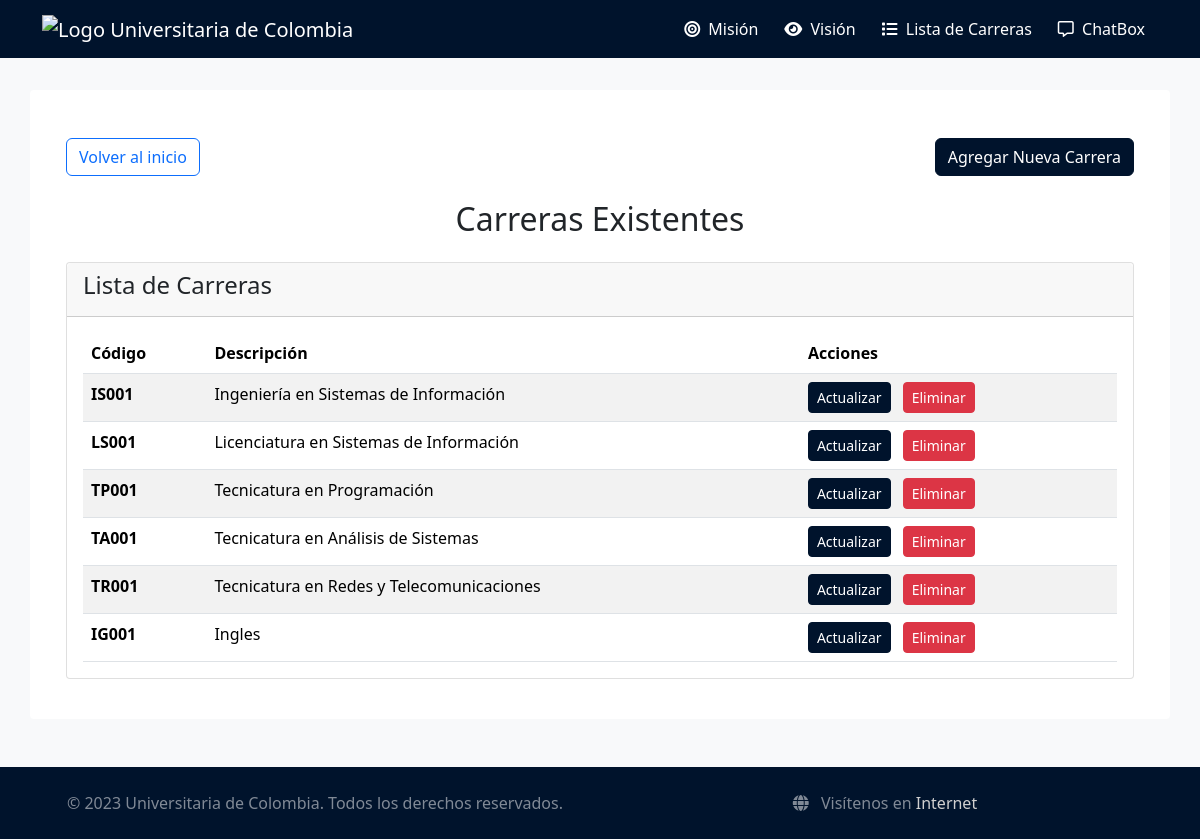
Before: /lista_carreras with the older database file.
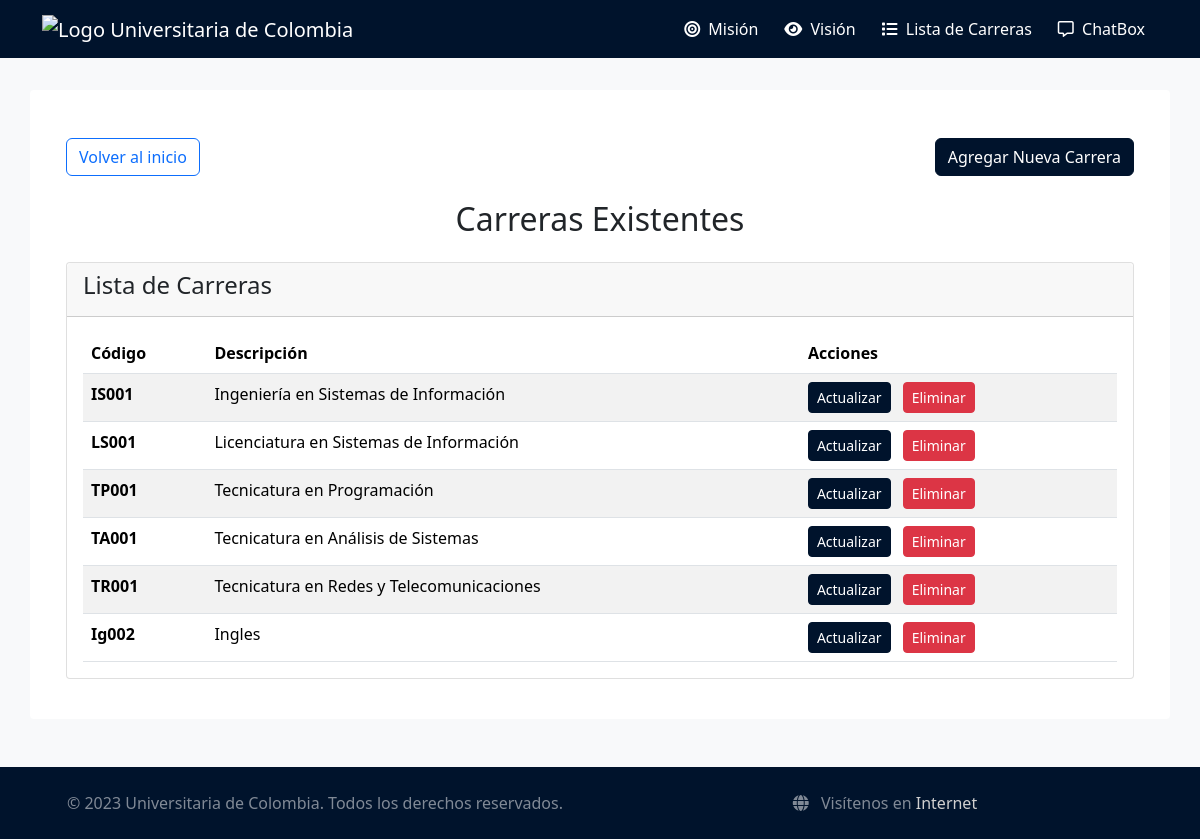
After: the same page with the newer database file.
### tables this page shows
CREATE TABLE carrera (
    codigo TEXT PRIMARY KEY,
    descripcion TEXT NOT NULL UNIQUE
);

### main.py (the view)
@app.route("/lista_carreras")
def lista_carreras():
    db = get_db()
    cursor = db.cursor()
    cursor.execute("SELECT * FROM carrera")
    programas = cursor.fetchall()
    return render_template('lista_carreras.html', programas=programas)

### main.py (called while the page is built)
def get_db():
    db = getattr(g, '_database', None)
    if db is None:
        db = g._database = sqlite3.connect(DATABASE)
        db.row_factory = sqlite3.Row
    return db

@app.teardown_appcontext
def close_connection(exception):
    db = getattr(g, '_database', None)
    if db is not None:
        db.close()

### templates/lista_carreras.html (shortened to what this page needs)
{% extends 'base.html' %}
{% block content %}
<div class="container mt-4">
    <div class="d-flex justify-content-between mb-4">
        <a href="{{url_for('base')}}" class="btn btn-outline-primary">Volver al inicio</a>
        <a href="{{url_for('programas')}}" class="btn btn-primary">Agregar Nueva Carrera</a>
    </div>
    <div class="text-center mb-4">
        <h2>Carreras Existentes</h2>
    </div>
    <div class="row">
        <div class="col-12">
            <div class="card">
                <div class="card-header">
                    <h4>Lista de Carreras</h4>
                </div>
                <div class="card-body">
                    <div class="table-responsive">
                        <table class="table table-striped">
                            <thead>
                                <tr>
                                    <th>Código</th>
                                    <th>Descripción</th>
                                    <th>Acciones</th>
                                </tr>
                            </thead>
                            <tbody>
                                {% for programa in programas %}
                                <tr>
                                    <td><strong>{{ programa.codigo }}</strong></td>
                                    <td>{{ programa.descripcion }}</td>
                                    <td>
                                        <a href="{{ url_for('editar_carrera', codigo=programa.codigo) }}" class="btn btn-sm btn-primary">Actualizar</a>
                                        <a href="{{ url_for('eliminar_carrera', codigo=programa.codigo) }}" class="btn btn-sm btn-danger ms-2" onclick="return confirm('¿Está seguro de eliminar esta carrera?')">Eliminar</a>
                                    </td>
                                </tr>
                                {% endfor %}
                            </tbody>
                        </table>
                    </div>
                </div>
            </div>
        </div>
    </div>
</div>
{% endblock %}

### templates/base.html (shortened to what this page needs)
<!DOCTYPE html>
<html lang="en">
<head>
<link href="https://cdn.jsdelivr.net/npm/bootstrap@5.3.3/dist/css/bootstrap.min.css" rel="stylesheet">
<link rel="stylesheet" href="https://cdnjs.cloudflare.com/ajax/libs/font-awesome/6.4.0/css/all.min.css">
<link rel="stylesheet" href="{{ url_for('static', filename='css/styles.css') }}">
</head>
<body class="d-flex flex-column min-vh-100">
<nav class="navbar navbar-expand-lg navbar-dark">
<div class="container">
<a class="navbar-brand" href="{{url_for('base')}}">
<img src="https://universitariadecolombia.edu.co/wp-content/uploads/2022/02/imagenlogop2.png" alt="Logo Universitaria de Colombia">
</a>
<div class="collapse navbar-collapse" id="navbarNav">
<ul class="navbar-nav ms-auto">
<li class="nav-item">
<a class="nav-link" href="{{url_for('mision')}}">
<i class="fas fa-bullseye me-1"></i> Misión
</a>
</li>
<li class="nav-item">
<a class="nav-link" href="{{url_for('vision')}}">
<i class="fas fa-eye me-1"></i> Visión
</a>
</li>
<li class="nav-item">
<a class="nav-link" href="{{url_for('lista_carreras')}}">
<i class="fas fa-list me-1"></i> Lista de Carreras
</a>
</li>
<li class="nav-item">
<a class="nav-link" href="{{url_for('predict')}}">
<i class="far fa-comment-alt me-1"></i> ChatBox
</a>
</li>
</ul>
</div>
</div>
</nav>
<main class="container my-5 flex-grow-1">
{% block content %} {% endblock %}
</main>
<footer class="mt-auto py-4 text-white-50 text-center">
<div class="container">
<div class="row">
<div class="col-md-6">
<p class="mb-0">&copy; 2023 Universitaria de Colombia. Todos los derechos reservados.</p>
</div>
<div class="col-md-6">
<p class="mb-0">
<i class="fas fa-globe me-2"></i> Visítenos en
<a href="https://www.google.com" target="_blank">Internet</a>
</p>
</div>
</div>
</div>
</footer>
</body>
</html>

### static/css/styles.css (style rules this page uses)
:root { --primary-color: #00132c; --secondary-color: #ffffff; --accent-color: #0056b3; --light-bg: #f8f9fa; }
body { font-family: 'Segoe UI', Tahoma, Geneva, Verdana, sans-serif; background-color: var(--light-bg); }
.navbar { background-color: var(--primary-color) !important; padding: 0.5rem 0; }
.navbar-brand img { height: 60px; width: auto; }
.nav-link { color: var(--secondary-color) !important; font-weight: 500; margin: 0 5px; }
.container.my-5 { background-color: white; border-radius: 4px; padding: 1.5rem; margin-top: 2rem !important; }
footer { background-color: var(--primary-color) !important; padding: 1rem 0; margin-top: 2rem; }
footer a { color: #d0d0d0 !important; text-decoration: none; }
.btn-primary { background-color: var(--primary-color); border-color: var(--primary-color); }
.card { border: 1px solid rgba(0,0,0,.125); border-radius: 4px; margin-bottom: 1rem; }
.table { margin-bottom: 0; }

Changed rows visible on the page:
removed carrera: codigo "IG001", descripcion "Ingles"
added carrera: codigo "Ig002", descripcion "Ingles"
